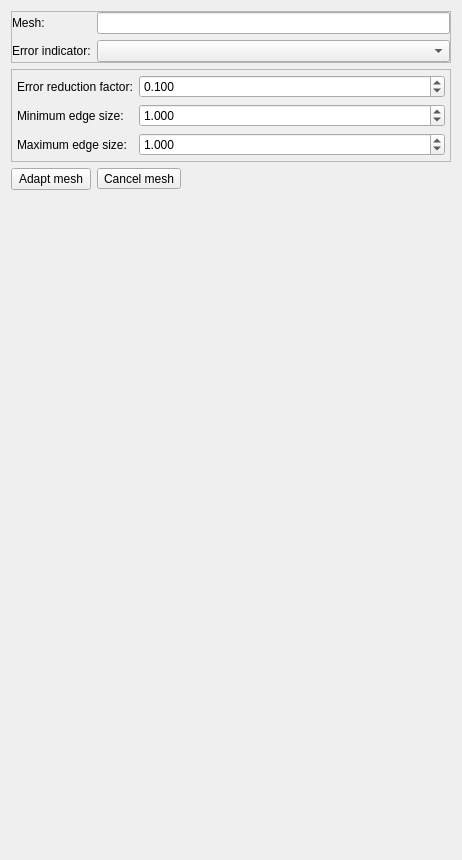
<?xml version="1.0" encoding="UTF-8"?>
<ui version="4.0">
 <class>MeshAdaptWidget</class>
 <widget class="QWidget" name="MeshAdaptWidget">
  <property name="geometry">
   <rect>
    <x>0</x>
    <y>0</y>
    <width>462</width>
    <height>860</height>
   </rect>
  </property>
  <property name="windowTitle">
   <string>Form</string>
  </property>
  <layout class="QVBoxLayout" name="verticalLayout_2">
   <item>
    <widget class="QFrame" name="solverStudyNodeFrame">
     <property name="frameShape">
      <enum>QFrame::StyledPanel</enum>
     </property>
     <property name="frameShadow">
      <enum>QFrame::Raised</enum>
     </property>
     <layout class="QVBoxLayout" name="verticalLayout">
      <property name="leftMargin">
       <number>0</number>
      </property>
      <property name="topMargin">
       <number>0</number>
      </property>
      <property name="rightMargin">
       <number>0</number>
      </property>
      <property name="bottomMargin">
       <number>0</number>
      </property>
      <item>
       <layout class="QGridLayout" name="gridLayout">
        <item row="1" column="0">
         <widget class="QLabel" name="label_8">
          <property name="sizePolicy">
           <sizepolicy hsizetype="Maximum" vsizetype="Preferred">
            <horstretch>0</horstretch>
            <verstretch>0</verstretch>
           </sizepolicy>
          </property>
          <property name="text">
           <string>Error indicator:</string>
          </property>
         </widget>
        </item>
        <item row="1" column="1">
         <widget class="QmitkDataStorageComboBox" name="errorIndicatorNodeComboBox">
          <property name="toolTip">
           <string>Scalar array representing the error</string>
          </property>
         </widget>
        </item>
        <item row="0" column="1">
         <widget class="QLineEdit" name="meshNodeName">
          <property name="toolTip">
           <string>Name of the mesh</string>
          </property>
          <property name="readOnly">
           <bool>true</bool>
          </property>
          <property name="placeholderText">
           <string/>
          </property>
         </widget>
        </item>
        <item row="0" column="0">
         <widget class="QLabel" name="label_5">
          <property name="text">
           <string>Mesh:</string>
          </property>
         </widget>
        </item>
       </layout>
      </item>
     </layout>
    </widget>
   </item>
   <item>
    <widget class="QFrame" name="adaptationParametersFrame">
     <property name="frameShape">
      <enum>QFrame::StyledPanel</enum>
     </property>
     <property name="frameShadow">
      <enum>QFrame::Raised</enum>
     </property>
     <layout class="QGridLayout" name="gridLayout_2" rowstretch="0,0,0" columnstretch="0,1">
      <property name="leftMargin">
       <number>5</number>
      </property>
      <property name="topMargin">
       <number>5</number>
      </property>
      <property name="rightMargin">
       <number>5</number>
      </property>
      <property name="bottomMargin">
       <number>5</number>
      </property>
      <item row="0" column="0">
       <widget class="QLabel" name="label">
        <property name="text">
         <string>Error reduction factor:</string>
        </property>
       </widget>
      </item>
      <item row="0" column="1">
       <widget class="QDoubleSpinBox" name="errorReductionFactorSpinBox">
        <property name="toolTip">
         <string>Target average error reduction factor</string>
        </property>
        <property name="decimals">
         <number>3</number>
        </property>
        <property name="minimum">
         <double>0.001000000000000</double>
        </property>
        <property name="maximum">
         <double>1.000000000000000</double>
        </property>
        <property name="singleStep">
         <double>0.100000000000000</double>
        </property>
        <property name="value">
         <double>0.100000000000000</double>
        </property>
       </widget>
      </item>
      <item row="1" column="0">
       <widget class="QLabel" name="label_2">
        <property name="text">
         <string>Minimum edge size:</string>
        </property>
       </widget>
      </item>
      <item row="1" column="1">
       <widget class="QDoubleSpinBox" name="minimumEdgeSizeSpinBox">
        <property name="toolTip">
         <string>Minimum edge size after adaptation</string>
        </property>
        <property name="decimals">
         <number>3</number>
        </property>
        <property name="minimum">
         <double>0.001000000000000</double>
        </property>
        <property name="maximum">
         <double>1000.000000000000000</double>
        </property>
        <property name="singleStep">
         <double>1.000000000000000</double>
        </property>
        <property name="value">
         <double>1.000000000000000</double>
        </property>
       </widget>
      </item>
      <item row="2" column="0">
       <widget class="QLabel" name="label_3">
        <property name="text">
         <string>Maximum edge size:</string>
        </property>
       </widget>
      </item>
      <item row="2" column="1">
       <widget class="QDoubleSpinBox" name="maximumEdgeSizeSpinBox">
        <property name="toolTip">
         <string>Maximum edge size after adaptation</string>
        </property>
        <property name="decimals">
         <number>3</number>
        </property>
        <property name="minimum">
         <double>0.001000000000000</double>
        </property>
        <property name="maximum">
         <double>1000.000000000000000</double>
        </property>
        <property name="singleStep">
         <double>1.000000000000000</double>
        </property>
        <property name="value">
         <double>1.000000000000000</double>
        </property>
       </widget>
      </item>
     </layout>
    </widget>
   </item>
   <item>
    <layout class="QHBoxLayout" name="horizontalLayout_2">
     <item>
      <widget class="QPushButton" name="adaptMeshButton">
       <property name="text">
        <string>Adapt mesh</string>
       </property>
       <property name="icon">
        <iconset resource="../../resources/SolverSetup.qrc">
         <normaloff>:/contourModeling/Icon_MeshAdaptView.png</normaloff>:/contourModeling/Icon_MeshAdaptView.png</iconset>
       </property>
      </widget>
     </item>
     <item>
      <widget class="QToolButton" name="cancelAdaptMeshButton">
       <property name="toolTip">
        <string>Cancel the current mesh adaptation operation</string>
       </property>
       <property name="text">
        <string>Cancel mesh</string>
       </property>
       <property name="icon">
        <iconset resource="../../resources/SolverSetup.qrc">
         <normaloff>:/contourModeling/icons/stop.png</normaloff>:/contourModeling/icons/stop.png</iconset>
       </property>
      </widget>
     </item>
     <item>
      <spacer name="horizontalSpacer">
       <property name="orientation">
        <enum>Qt::Horizontal</enum>
       </property>
       <property name="sizeHint" stdset="0">
        <size>
         <width>40</width>
         <height>20</height>
        </size>
       </property>
      </spacer>
     </item>
    </layout>
   </item>
   <item>
    <spacer name="verticalSpacer">
     <property name="orientation">
      <enum>Qt::Vertical</enum>
     </property>
     <property name="sizeHint" stdset="0">
      <size>
       <width>20</width>
       <height>40</height>
      </size>
     </property>
    </spacer>
   </item>
  </layout>
  <zorder>adaptationParametersFrame</zorder>
  <zorder>solverStudyNodeFrame</zorder>
 </widget>
 <customwidgets>
  <customwidget>
   <class>QmitkDataStorageComboBox</class>
   <extends>QComboBox</extends>
   <header location="global">QmitkDataStorageComboBox.h</header>
  </customwidget>
 </customwidgets>
 <tabstops>
  <tabstop>meshNodeName</tabstop>
  <tabstop>errorIndicatorNodeComboBox</tabstop>
  <tabstop>errorReductionFactorSpinBox</tabstop>
  <tabstop>minimumEdgeSizeSpinBox</tabstop>
  <tabstop>maximumEdgeSizeSpinBox</tabstop>
  <tabstop>adaptMeshButton</tabstop>
  <tabstop>cancelAdaptMeshButton</tabstop>
 </tabstops>
 <resources>
  <include location="../../resources/SolverSetup.qrc"/>
  <include location="../../../uk.ac.kcl.VesselMeshing/resources/VesselMeshing.qrc"/>
 </resources>
 <connections/>
</ui>
